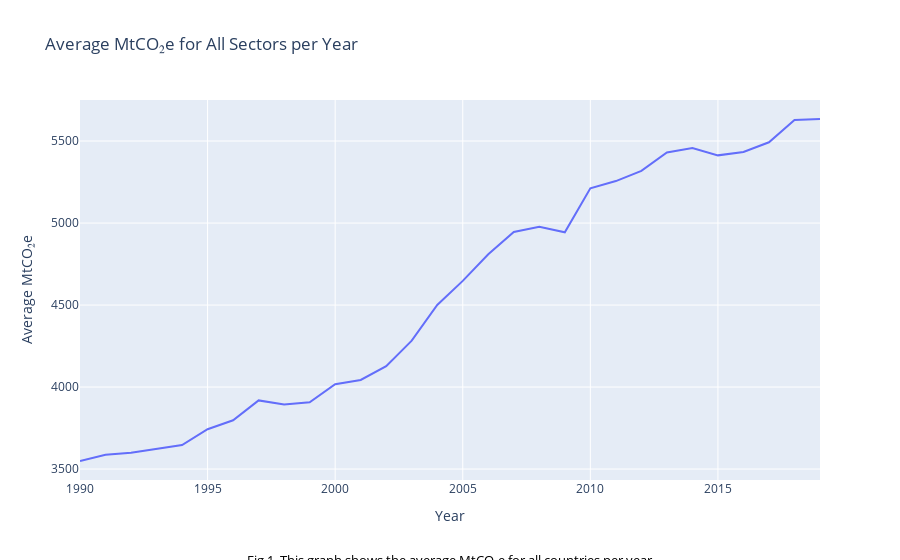

Notebook cell for this chart:
### Markdown cell above
## Plot data

### Code cell
# Calculate the average MtCO₂e for all sectors per year
df['Average MtCO₂e'] = df.mean(axis=1)

# Create the plot using Plotly
import plotly.express as px
from IPython.display import display

fig = px.line(df, x='Year', y='Average MtCO₂e', title='Average MtCO₂e for All Sectors per Year')

# Add a caption annotation
caption_text = "Fig.1. This graph shows the average MtCO₂e for all countries per year"
fig.add_annotation(
    x=0.5,  # x-coordinate for the annotation (0.5 = center of x-axis)
    y=-0.24,  # y-coordinate for the annotation (negative value to position it below the graph)
    xref="paper",
    yref="paper",
    text=caption_text,
    showarrow=False,
    font=dict(
        size=13,
        color="black"))

# Display the plot
display(fig)

### Figure 1 — Plotly figure (JSON) as saved in the notebook; plotly's stock layout.template omitted (floating-point values rounded to 4 significant figures)
{"data": [{"hovertemplate": "Year=%{x}<br>Average MtCO₂e=%{y}<extra></extra>", "legendgroup": "", "line": {"color": "#636efa", "dash": "solid"}, "marker": {"symbol": "circle"}, "mode": "lines", "name": "", "orientation": "v", "showlegend": false, "type": "scatter", "x": [1990, 1991, 1992, 1993, 1994, 1995, 1996, 1997, 1998, 1999, 2000, 2001, 2002, 2003, 2004, 2005, 2006, 2007, 2008, 2009, 2010, 2011, 2012, 2013, 2014, 2015, 2016, 2017, 2018, 2019], "xaxis": "x", "y": [3549.0, 3588.0, 3600.0, 3625.0, 3647.0, 3743.0, 3798.0, 3919.0, 3894.0, 3907.0, 4017.0, 4043.0, 4128.0, 4283.0, 4500.0, 4647.0, 4810.0, 4946.0, 4978.0, 4944.0, 5212.0, 5256.0, 5319.0, 5431.0, 5457.0, 5413.0, 5433.0, 5493.0, 5629.0, 5634.0], "yaxis": "y"}], "layout": {"annotations": [{"font": {"color": "black", "size": 13}, "showarrow": false, "text": "Fig.1. This graph shows the average MtCO₂e for all countries per year", "x": 0.5, "xref": "paper", "y": -0.24, "yref": "paper"}], "legend": {"tracegroupgap": 0}, "title": {"text": "Average MtCO₂e for All Sectors per Year"}, "xaxis": {"anchor": "y", "domain": [0, 1], "title": {"text": "Year"}}, "yaxis": {"anchor": "x", "domain": [0, 1], "title": {"text": "Average MtCO₂e"}}}}
